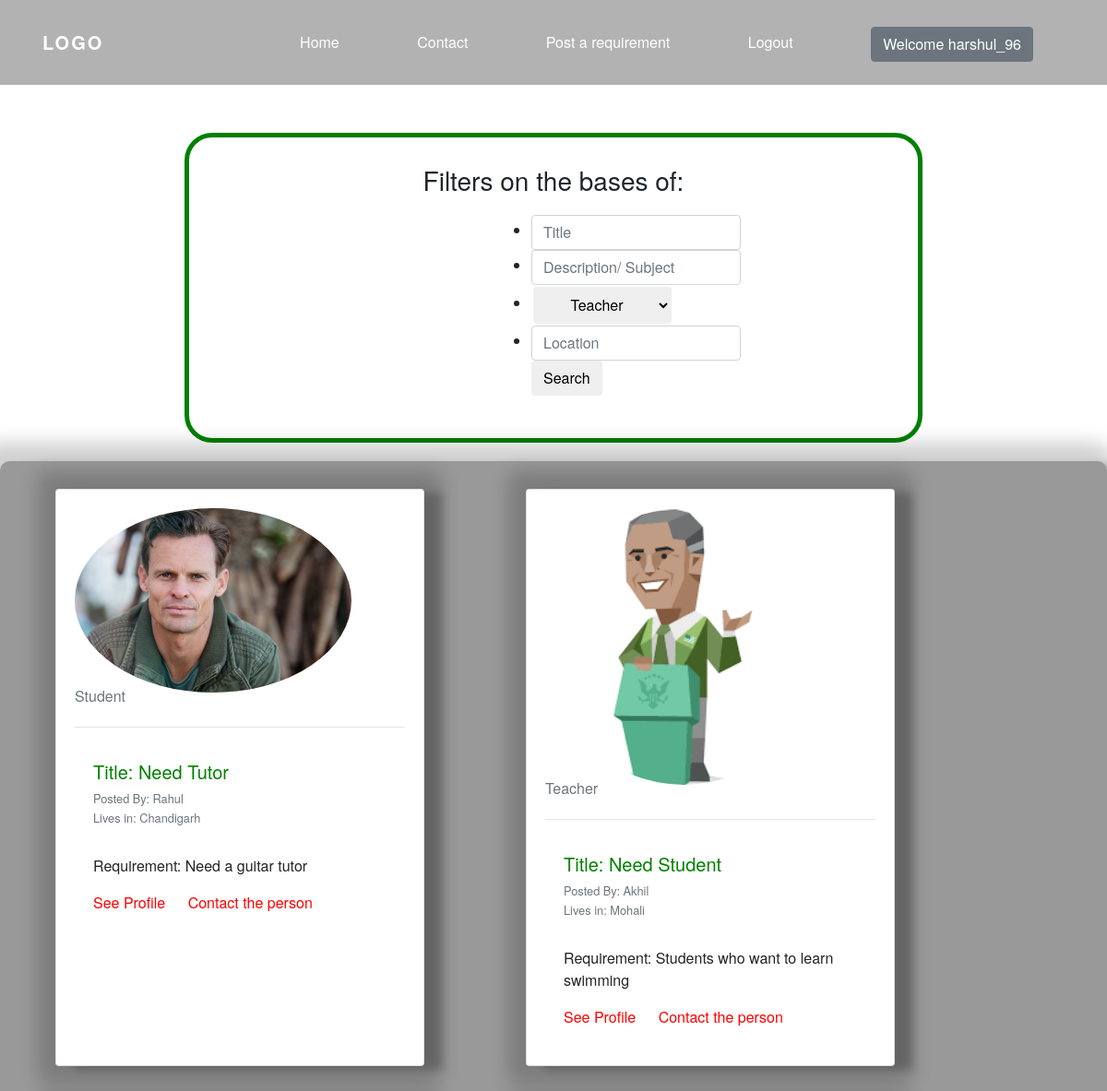
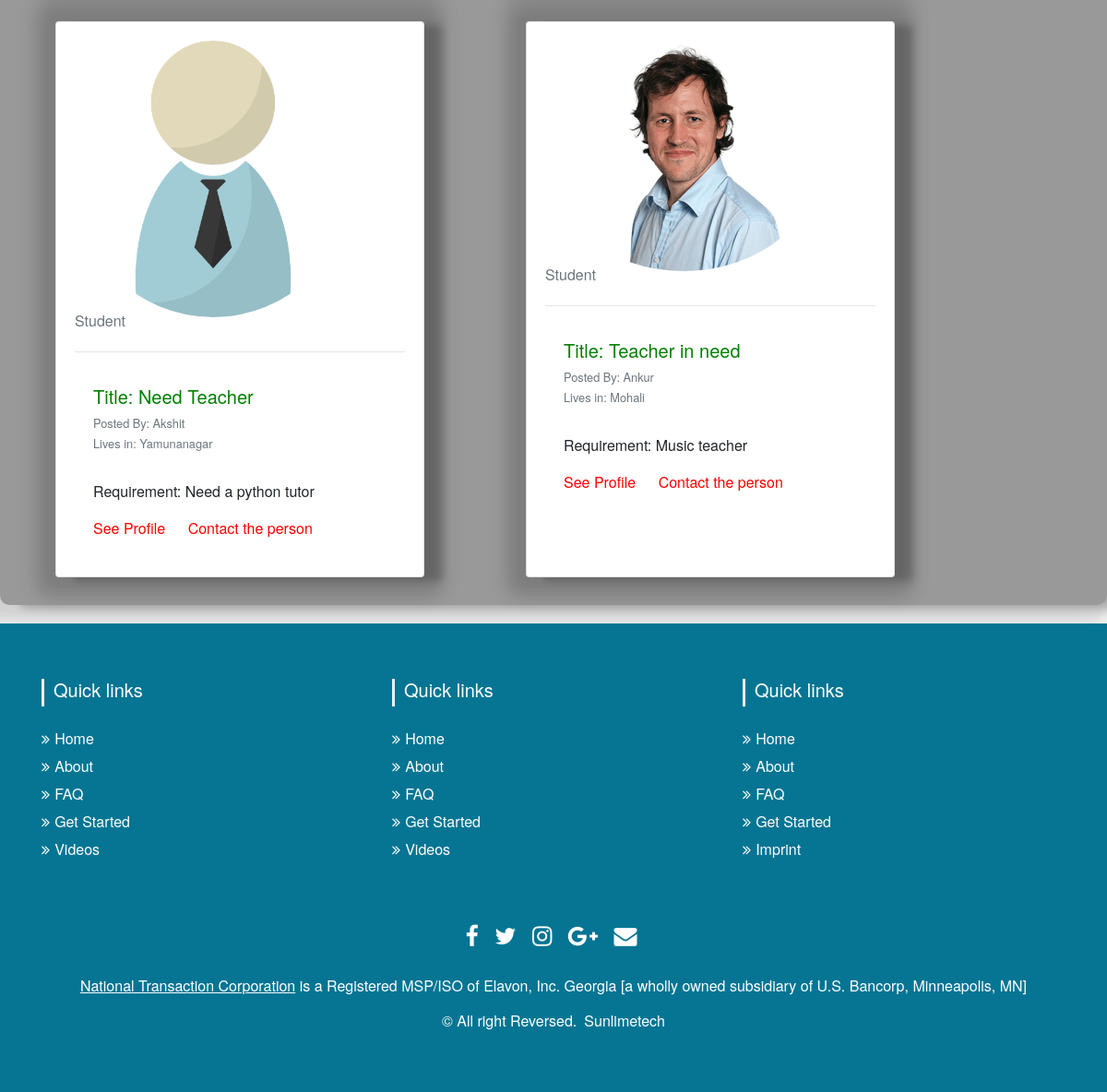
Screenshot of /home/ (signed in) with the database file from the repository (2 pictures, top to bottom).
### website/models.py (models this page shows, shortened)
class AdDetails(models.Model):
    Title = models.CharField(max_length=100)
    Email = models.EmailField()
    Contact = models.IntegerField()
    PostedBy = models.CharField(max_length=100)
    PostedOn = models.DateField()
    Description = models.CharField(max_length=200)
    Category = models.CharField(max_length=10)
    Location = models.CharField(max_length=100)
    IMG1 = models.ImageField(upload_to='media/')
    class Meta:
        db_table = 'Details'

### website/views.py (the view)
# urls.py: 2. Add a URL to urlpatterns:  path('', views.home, name='home')
def home(request):
    q_title = request.GET.get('search_title')
    q_desc = request.GET.get('search_description')
    q_cat = request.GET.get('search_category')
    q_loc = request.GET.get('search_location')
    obj = None
    if q_title is not None: #PostedBy__contains=q_postedby,
        obj = AdDetails.objects.filter(Title__contains=q_title, Description__contains=q_desc, Category__contains=q_cat, Location__contains=q_loc )
    else:
        obj = AdDetails.objects.all()
    return render(request, 'home.html', {'data': obj })

### templates/home.html (shortened to what this page needs)
{% extends 'base.html' %}
{% block homepageseachdiv %}
<head>
</head>
<div style="padding-top: 100px;">
  <br>
  <div style=" margin: 20px auto; border: 5px green solid; padding: 30px 0; width: 800px; border-radius: 30px">
  <h3 class="text-center">Filters on the bases of: </h3>
  <form class="form-inline col-md-3 ml-md-auto" action="{% url 'home' %}" style="margin-top: 20px; margin-right:35%">
    <ul>
    <li>  <input class="form-control mr-sm-2 len" name="search_title" type="text" placeholder="Title"></li>
      <li><input class="form-control mr-sm-2 len" name="search_description" type="text" placeholder="Description/ Subject"></li>
      <li><select class='btn len' name="search_category" style="width: 150px; height: 40px; margin:2px">
        <option class='btn' value="Teacher">Teacher</option>
      </select>
      </li>
      <li><input class="form-control mr-sm-2 len" name="search_location" type="text" placeholder="Location"></li>
      <button class="btn my-2 my-sm-0" type="submit">Search</button>
    </ul>
  </form>
  </div>
</div>
{% endblock %}
{% block homepage %}
<head>
</head>
<body>
  <div id="user-container">
    {% if data is not None %}
    {% for  i  in  data %}
      <div class="card" id='card-container'>
        <div>
          <img style="border-radius: 50%; width: 300px" src="../media/{{i.IMG1}}"  alt="pic">
          <h6 class="card-subtitle mb-2 text-muted"><font color="">{{i.Category}}</font></h6>
        </div>
        <hr>
        <div class="card-body" >
          <h5 class="card-title"><font color='green'>Title: {{i.Title}}</font></h5>
          <h6 class="card-subtitle mb-2 text-muted"><font color=""><small>Posted By: {{i.PostedBy}}</small></font></h6>
          <h6 class="card-subtitle mb-2 text-muted"><font color=""><small>Lives in: {{i.Location}}</small></font></h6>
          <br>
          <p class="card-text"><font color="">Requirement: {{i.Description}}</font></p>
          <a href="#" class="card-link"><font color="red">See Profile</font></a>
          <a href="#" class="card-link"><font color="red">Contact the person</font></a>
        </div>
      </div>
    {% endfor %}
    {% else %}
    <div class="alert alert-secondary" role="alert">
      Oops!! seems like there are no such records!
    </div>
    {% endif %}
  </div>
</body>
{% endblock %}

### templates/base.html (style rules this page uses)
html, body { margin: 0; padding: 0; width: 100%; }
body { font-family: "Helvetica Neue",sans-serif; font-weight: lighter; background: url(https://images.pexels.com/photos/255379/pexels-photo-255379.jpeg?auto=compress&cs=tinysrgb&dpr=2&h=650&w=940) no-repeat 50% 50%; background-size: cover; }

### templates/home.html (style rules this page uses)
.len { width: 600px; }
#user-container { width: 1200px; margin:20px auto; background-color: rgba(0,0,0,0.4); border-radius: 10px; padding: 10px; box-shadow: 20px 4px 8px 0 rgba(0, 0, 0, 0.2), -10px 0 20px 20px rgba(0, 0, 0, 0.19); display: grid; grid-template-columns: 500px 500px; grid-gap: 10px; }
#card-container { width: 400px; height: auto; margin: 20px auto; padding: 20px; box-shadow: 20px 4px 8px 0 rgba(0, 0, 0, 0.2), 0px 0 20px 20px rgba(0, 0, 0, 0.19); }

### rows the page displays
AdDetails: IMG1 (picture), Category "Student", Title "Need Tutor", PostedBy "Rahul", Location "Chandigarh", Description "Need a guitar tutor"
AdDetails: IMG1 (picture), Category "Teacher", Title "Need Student", PostedBy "Akhil", Location "Mohali", Description "Students who want to learn swimming"
AdDetails: IMG1 (picture), Category "Student", Title "Need Teacher", PostedBy "Akshit", Location "Yamunanagar", Description "Need a python tutor"
AdDetails: IMG1 (picture), Category "Student", Title "Teacher in need", PostedBy "Ankur", Location "Mohali", Description "Music teacher"

### other values shown
{{ request.session.login_username }} "harshul_96"
